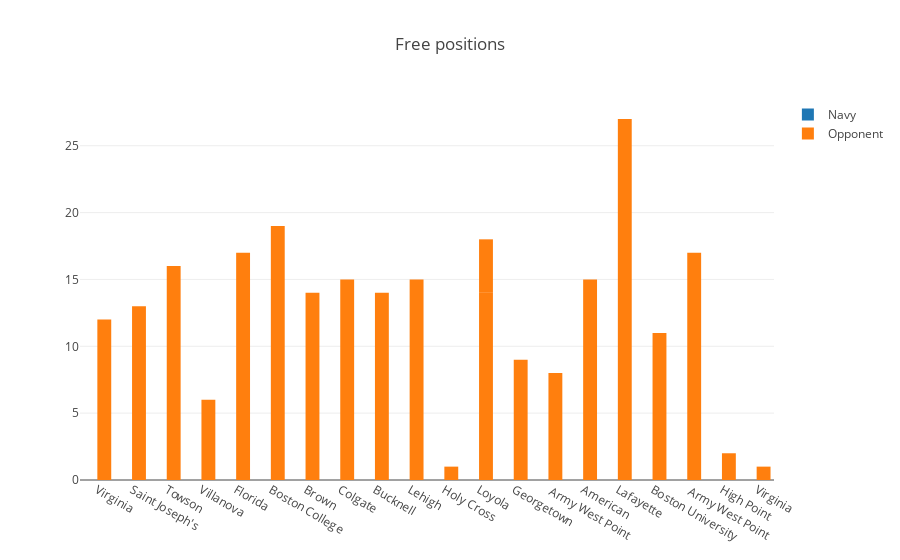

Here is the notebook cell this chart was saved with:
### Code cell
data = [trace1, trace2]
layout = go.Layout(title='Free positions',barmode='group')
fig = go.Figure(data=data, layout=layout)
iplot(fig, filename='grouped-bar')

### Figure 1 — Plotly figure (JSON) as saved in the notebook; plotly's stock layout.template omitted (floating-point values rounded to 4 significant figures)
{"data": [{"name": "Navy", "type": "bar", "uid": "08bcbae9-9f29-4e87-8788-fb1bfc33cc0d", "x": ["Virginia", "Saint Joseph's", "Towson", "Villanova", "Florida", "Boston College", "Brown", "Colgate", "Bucknell", "Lehigh", "Holy Cross", "Loyola", "Georgetown", " Army West Point", "American", "Lafayette", "Boston University", " Army West Point ", "Loyola", "High Point ", "Virginia "], "y": [0, 0, 0, 0, 0, 0, 0, 0, 0, 0, 0, 0, 0, 0, 0, 0, 0, 0, 0, 0, 0]}, {"name": "Opponent", "type": "bar", "uid": "3ae1a3c1-3ba6-4bb0-b46b-de54680aca63", "x": ["Virginia", "Saint Joseph's", "Towson", "Villanova", "Florida", "Boston College", "Brown", "Colgate", "Bucknell", "Lehigh", "Holy Cross", "Loyola", "Georgetown", " Army West Point", "American", "Lafayette", "Boston University", " Army West Point ", "Loyola", "High Point ", "Virginia "], "y": [12, 13, 16, 6, 17, 19, 14, 15, 14, 15, 1, 14, 9, 8, 15, 27, 11, 17, 4, 2, 1]}], "layout": {"barmode": "group", "title": {"text": "Free positions"}}}
